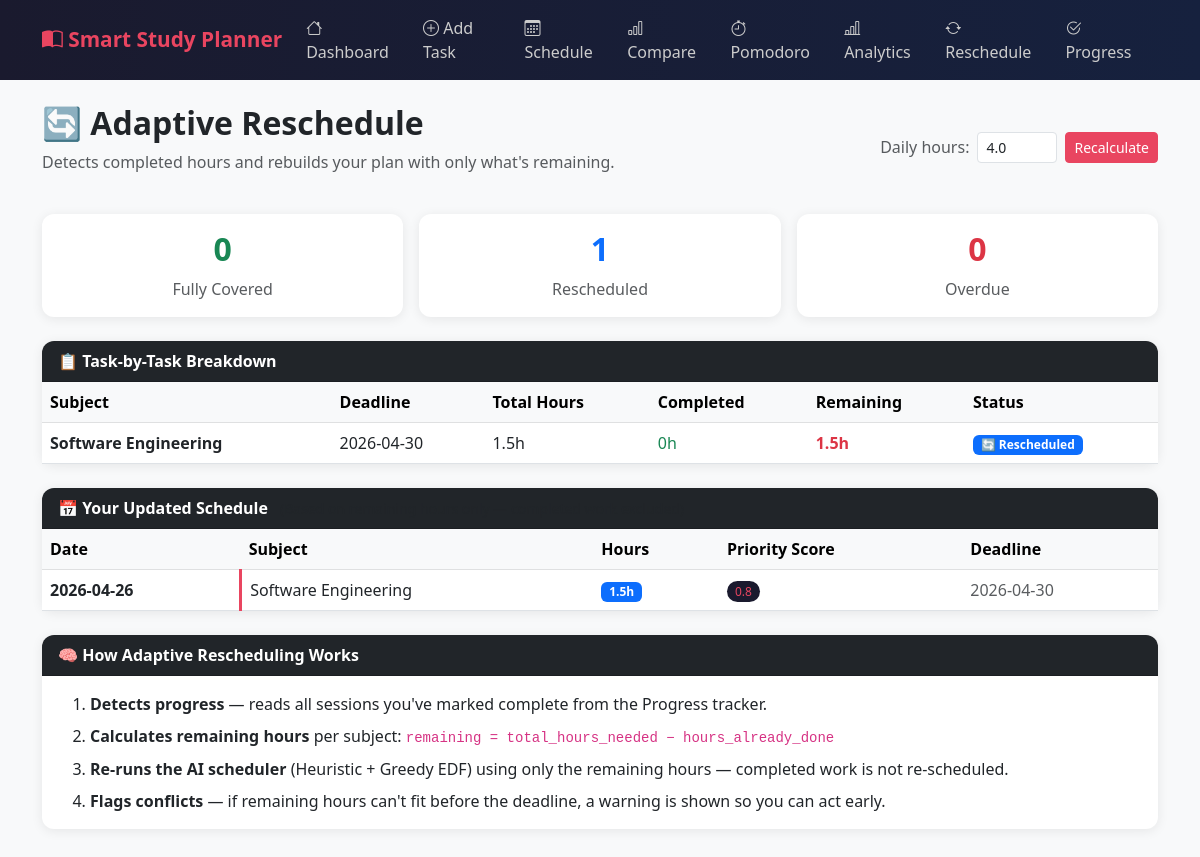
Screenshot of /reschedule with the database file from the repository.
### tables this page shows
CREATE TABLE tasks (
                id          INTEGER PRIMARY KEY AUTOINCREMENT,
                subject     TEXT    NOT NULL,
                deadline    TEXT    NOT NULL,
                difficulty  INTEGER NOT NULL,   -- 1 (easy) to 5 (hard)
                importance  INTEGER NOT NULL,   -- 1 (low)  to 5 (critical)
                study_hours REAL    NOT NULL,   -- total hours needed
                created_at  TEXT    DEFAULT (date('now'))
            );

### app.py (the view)
@app.route("/reschedule")
def reschedule():
    tasks     = task_model.get_all_tasks()
    completed = progress_model.get_completed()
    if not tasks:
        flash("Add some tasks first before rescheduling.", "info")
        return redirect(url_for("index"))
    available_hours = float(request.args.get("hours", 4.0))
    from scheduler import adaptive_reschedule
    result = adaptive_reschedule(tasks, completed, available_hours)
    formatted_schedule = {
        str(k): v for k, v in result["new_schedule"].items()
    }
    return render_template(
        "reschedule.html",
        schedule        = formatted_schedule,
        changes         = result["changes"],
        warnings        = result["warnings"],
        available_hours = available_hours,
    )

### models.py (called while the page is built)
    def fetchall(self, query: str, params: tuple = ()) -> list:
        cursor = self.connection.cursor()
        cursor.execute(query, params)
        return [dict(row) for row in cursor.fetchall()]

    def get_all_tasks(self) -> list:
        rows = self.db.fetchall("SELECT * FROM tasks ORDER BY deadline ASC")
        for row in rows:
            row["deadline"] = date.fromisoformat(row["deadline"])
        return rows

    def get_completed(self) -> list:
        return self.db.fetchall("SELECT * FROM progress WHERE completed = 1 ORDER BY date DESC")

### templates/reschedule.html (shortened to what this page needs)
{% extends "base.html" %}
{% block content %}
<div class="row mb-4 align-items-center">
    <div class="col">
        <h2 class="fw-bold">🔄 Adaptive Reschedule</h2>
        <p class="text-muted">
            Detects completed hours and rebuilds your plan with only what's remaining.
        </p>
    </div>
    <div class="col-auto">
        <form method="GET" class="d-flex align-items-center gap-2">
            <label class="mb-0 text-muted" style="white-space:nowrap">Daily hours:</label>
            <input type="number" name="hours" class="form-control form-control-sm"
                   style="width:80px" min="1" max="12" step="0.5"
                   value="{{ available_hours }}">
            <button type="submit" class="btn btn-primary btn-sm">Recalculate</button>
        </form>
    </div>
</div>
{% set complete_count   = changes | selectattr("status", "equalto", "complete")    | list | length %}
{% set rescheduled_count= changes | selectattr("status", "equalto", "rescheduled") | list | length %}
{% set overdue_count    = changes | selectattr("status", "equalto", "overdue")     | list | length %}
<div class="row g-3 mb-4">
    <div class="col-md-4">
        <div class="card text-center p-3 border-success">
            <h2 class="fw-bold text-success">{{ complete_count }}</h2>
            <p class="mb-0 text-muted">Fully Covered</p>
        </div>
    </div>
    <div class="col-md-4">
        <div class="card text-center p-3 border-primary">
            <h2 class="fw-bold text-primary">{{ rescheduled_count }}</h2>
            <p class="mb-0 text-muted">Rescheduled</p>
        </div>
    </div>
    <div class="col-md-4">
        <div class="card text-center p-3 border-danger">
            <h2 class="fw-bold text-danger">{{ overdue_count }}</h2>
            <p class="mb-0 text-muted">Overdue</p>
        </div>
    </div>
</div>
<div class="card mb-4">
    <div class="card-header bg-dark text-white fw-semibold">
        📋 Task-by-Task Breakdown
    </div>
    <div class="card-body p-0">
        <table class="table table-hover mb-0">
            <thead class="table-light">
                <tr>
                    <th>Subject</th>
                    <th>Deadline</th>
                    <th>Total Hours</th>
                    <th>Completed</th>
                    <th>Remaining</th>
                    <th>Status</th>
                </tr>
            </thead>
            <tbody>
            {% for c in changes %}
            <tr>
                <td class="fw-semibold">{{ c.subject }}</td>
                <td>{{ c.deadline }}</td>
                <td>{{ c.original_hours }}h</td>
                <td class="text-success">{{ c.done_hours }}h</td>
                <td>
                    {% if c.remaining_hours > 0 %}
                        <span class="fw-bold text-danger">{{ c.remaining_hours }}h</span>
                    {% else %}
                        <span class="text-success">0h</span>
                    {% endif %}
                </td>
                <td>
                    {% if c.status == "complete" %}
                        <span class="badge bg-success">✅ Complete</span>
                    {% elif c.status == "rescheduled" %}
                        <span class="badge bg-primary">🔄 Rescheduled</span>
                    {% elif c.status == "overdue" %}
                        <span class="badge bg-danger">🚨 Overdue</span>
                    {% endif %}
                </td>
            </tr>
            {% endfor %}
            </tbody>
        </table>
    </div>
</div>
<div class="card mb-4">
    <div class="card-header bg-dark text-white fw-semibold">
        📅 Your Updated Schedule
        <small class="fw-normal text-muted ms-2">
        </small>
    </div>
    <div class="card-body p-0">
        {% if schedule %}
            <table class="table table-hover mb-0">
                <thead class="table-light">
                    <tr>
                        <th>Date</th>
                        <th>Subject</th>
                        <th>Hours</th>
                        <th>Priority Score</th>
                        <th>Deadline</th>
                    </tr>
                </thead>
                <tbody>
                {% for day, sessions in schedule.items() %}
                    {% for session in sessions %}
                    <tr>
                        {% if loop.first %}
                        <td rowspan="{{ sessions|length }}"
                            class="fw-semibold align-middle"
                            style="border-right:3px solid #e94560">
                            {{ day }}
                        </td>
                        {% endif %}
                        <td>{{ session.subject }}</td>
                        <td><span class="badge bg-primary">{{ session.hours }}h</span></td>
                        <td>
                            {% if session.priority_score is defined %}
                            <span style="font-size:0.75rem;background:#1a1a2e;color:#e94560;
                                         padding:2px 8px;border-radius:20px">
                                {{ session.priority_score }}
                            </span>
                            {% endif %}
                        </td>
                        <td class="text-muted">{{ session.deadline }}</td>
                    </tr>
                    {% endfor %}
                {% endfor %}
                </tbody>
            </table>
        {% endif %}
    </div>
</div>
<div class="card">
    <div class="card-header bg-dark text-white fw-semibold">
        🧠 How Adaptive Rescheduling Works
    </div>
    <div class="card-body">
        <ol class="mb-0">
            <li class="mb-2">
                <strong>Detects progress</strong> — reads all sessions you've marked
                complete from the Progress tracker.
            </li>
            <li class="mb-2">
                <strong>Calculates remaining hours</strong> per subject:
                <code>remaining = total_hours_needed − hours_already_done</code>
            </li>
            <li class="mb-2">
                <strong>Re-runs the AI scheduler</strong> (Heuristic + Greedy EDF)
                using only the remaining hours — completed work is not re-scheduled.
            </li>
            <li>
                <strong>Flags conflicts</strong> — if remaining hours can't fit before
                the deadline, a warning is shown so you can act early.
            </li>
        </ol>
    </div>
</div>
{% endblock %}

### templates/base.html (style rules this page uses)
body { background-color: #f8f9fa; }
.card { border: none; border-radius: 12px; box-shadow: 0 2px 12px rgba(0,0,0,0.08); }
.card-header { border-radius: 12px 12px 0 0 !important; font-weight: 600; }
.btn-primary { background: #e94560; border-color: #e94560; }

### rows the page displays
tasks: subject "Software Engineering", deadline "2026-04-30", original_hours "1.5", done_hours "0", remaining_hours "1.5", created_at "2026-04-26", hours "1.5", priority_score "0.8"

### other values shown
{{ complete_count }} "0"
{{ rescheduled_count }} "1"
{{ overdue_count }} "0"
